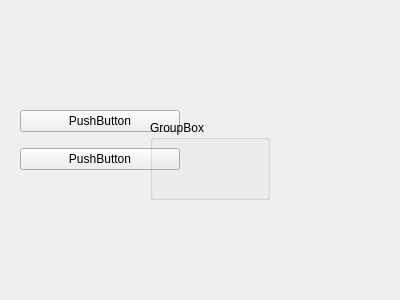
<?xml version="1.0" encoding="UTF-8"?>
<ui version="4.0">
 <class>Frame</class>
 <widget class="QFrame" name="Frame">
  <property name="geometry">
   <rect>
    <x>0</x>
    <y>0</y>
    <width>400</width>
    <height>300</height>
   </rect>
  </property>
  <property name="windowTitle">
   <string>Frame</string>
  </property>
  <widget class="QWidget" name="verticalLayoutWidget">
   <property name="geometry">
    <rect>
     <x>20</x>
     <y>100</y>
     <width>160</width>
     <height>80</height>
    </rect>
   </property>
   <layout class="QVBoxLayout" name="verticalLayout">
    <item>
     <widget class="QPushButton" name="pushButton">
      <property name="text">
       <string>PushButton</string>
      </property>
     </widget>
    </item>
    <item>
     <widget class="QPushButton" name="pushButton_2">
      <property name="text">
       <string>PushButton</string>
      </property>
     </widget>
    </item>
   </layout>
  </widget>
  <widget class="QGroupBox" name="groupBox">
   <property name="geometry">
    <rect>
     <x>150</x>
     <y>120</y>
     <width>120</width>
     <height>80</height>
    </rect>
   </property>
   <property name="title">
    <string>GroupBox</string>
   </property>
  </widget>
 </widget>
 <resources/>
 <connections/>
</ui>
